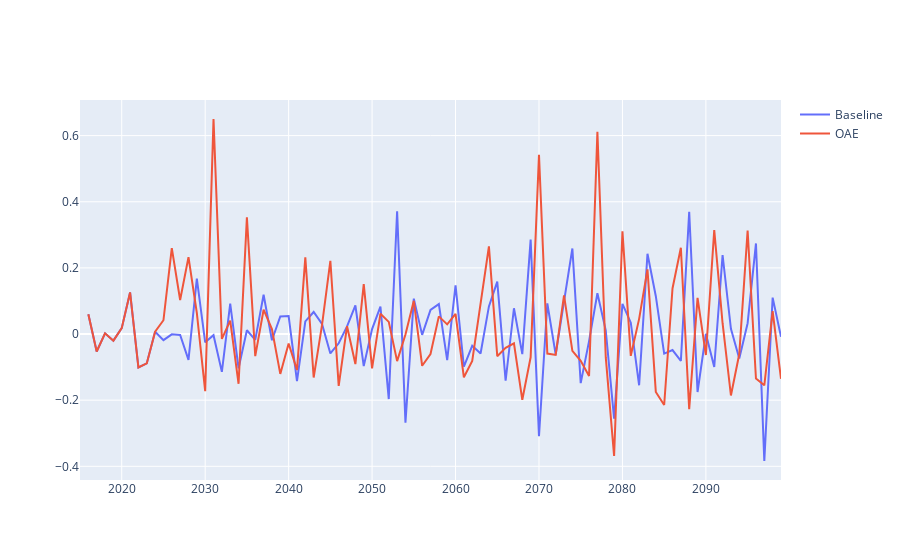

The cell this chart's notebook holds for it:
### Code cell
import plotly.graph_objects as go
import plotly.express as px

fig = go.Figure()
fig.add_trace(go.Scatter(x=co2flux_amplitude_baseline.year, y=co2flux_amplitude_baseline['co2flux_cpl'],
                    mode='lines',
                    name='Baseline'))
fig.add_trace(go.Scatter(x=co2flux_amplitude_oae.year, y=co2flux_amplitude_oae['co2flux_cpl'],
                    mode='lines',
                    name='OAE'))
fig.show()
